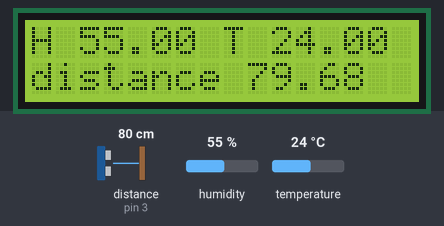
Simulated run of this sketch. Board: Arduino Uno, built with avr-gcc and run on an emulated ATmega328P. Shown: 16×2 character LCD. Wiring (inferred from the names in the program): ultrasonic range finder: trigger pin 2; echo pin 3. Inputs (shaded band) come from the test bench; at power-on: distance to the obstacle (sensor on pin 3) 80 cm, humidity 55 %, temperature 24 °C. The echo pulse lasts 58.3 µs per cm.

Above: at 1.3 s.
1.4 s: distance to the obstacle (sensor on pin 3) set to 2 cm
At 2.5 s:
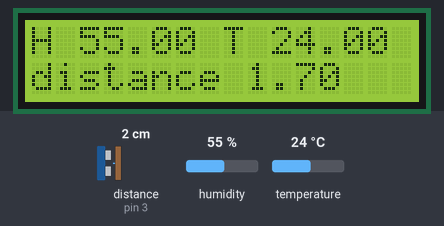
3.7 s: humidity set to 22 %
At 5.0 s:
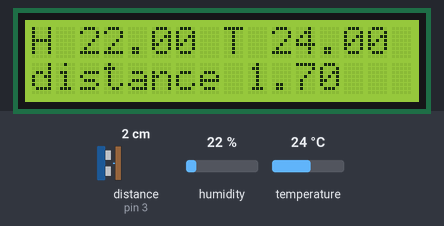
5.7 s: temperature set to 12 °C
At 7.1 s:
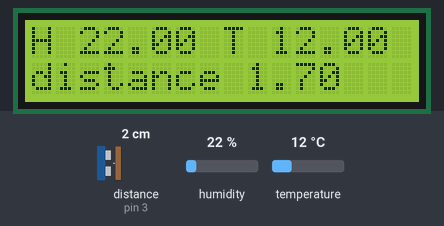
7.8 s: distance to the obstacle (sensor on pin 3) set to 4 cm
At 9.0 s:
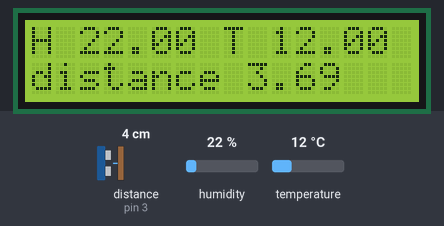
9.8 s: humidity set to 40 %
At 10.8 s:
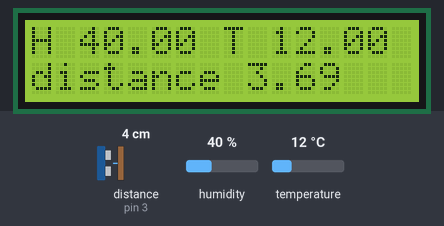
11.8 s: distance to the obstacle (sensor on pin 3) set to 9 cm
At 13.2 s:
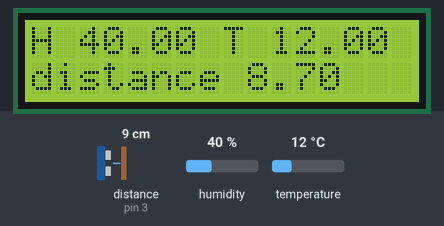
Timing chart, 0 to 14.8 s (numbered marks = the images above; inputs shaded):
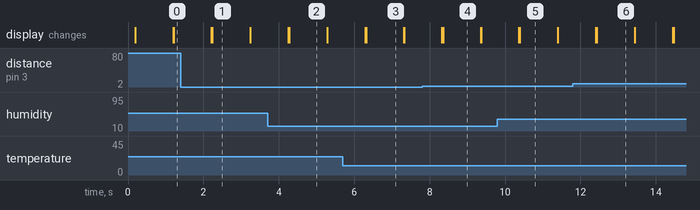

Measured:
- after the input at 1.4 s, the display: first differs from a run without the input after 0.84 s (image 1)
- after the input at 3.7 s, the display: first differs from a run without the input after 0.58 s (image 2)
- after the input at 5.7 s, the display: first differs from a run without the input after 0.62 s (image 3)
- after the input at 7.8 s, the display: first differs from a run without the input after 0.56 s (image 4)
- after the input at 9.8 s, the display: first differs from a run without the input after 0.60 s (image 5)
- after the input at 11.8 s, the display: first differs from a run without the input after 0.64 s (image 6)
- what the display in image 1 shows lasts 1.0 s, from 2.2 s to 3.2 s

The sketch:

portable_distance_humidity_temperature_unit.ino
```cpp
#include <LiquidCrystal.h>
#include "DHT.h"
#define Type DHT11
int sensePin = 4;
int rs = 7;
int en = 6;
int d4 = 9;
int d5 = 10;
int d6 = 11;
int d7 = 12;

LiquidCrystal lcd(rs,en,d4,d5,d6,d7);

DHT HT(sensePin, Type);
float humidity;
float tempC;
int setTime = 100;
int dt = 1000;

int trigPin = 2;
int echoPin = 3;
float pingTravelTime;
float distance_to_target;

void setup() {
  // put your setup code here, to run once:
  lcd.begin(16,2);
  pinMode(trigPin, OUTPUT);
  pinMode(echoPin, INPUT);
  Serial.begin(9600);

  HT.begin();
  delay(setTime);
}

void loop() {
  // put your main code here, to run repeatedly:
  distance_measure();
  humidity = HT.readHumidity();
  tempC = HT.readTemperature();

  lcd_display();

  delay(dt);
  lcd.clear();
}


int distance_measure()
{
  digitalWrite(trigPin, LOW);
  delayMicroseconds(10);
  digitalWrite(trigPin, HIGH);
  delayMicroseconds(10);
  digitalWrite(trigPin, LOW);
  pingTravelTime = pulseIn(echoPin, HIGH);
  distance_to_target = (((343.0) / 2.0) * (pingTravelTime / 1000000.0)) * 100.0;

}

void lcd_display()
{
  lcd.setCursor(0,0);
  lcd.print("H ");
  lcd.print(humidity);
  lcd.print(" ");
  lcd.print("T ");
  lcd.print(tempC);
  lcd.setCursor(0,1);
  lcd.print("distance ");
  lcd.print(distance_to_target);
}
```
